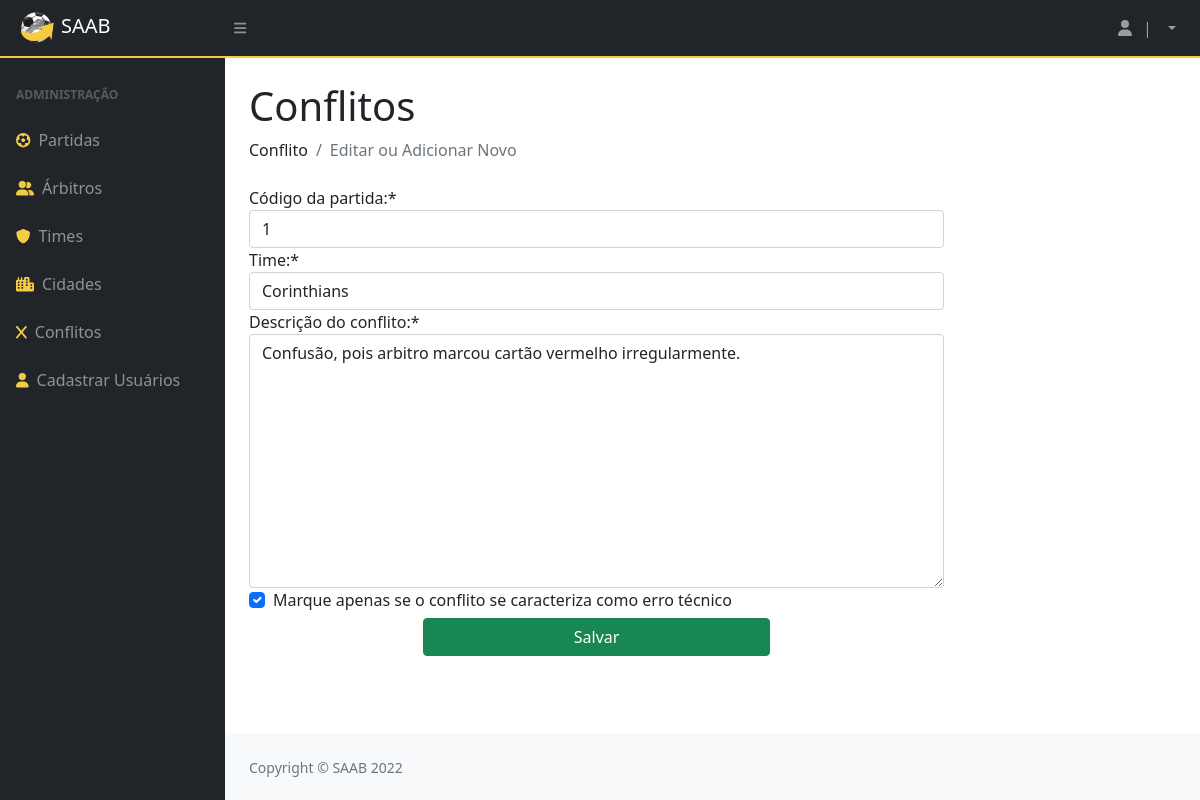
The app's page /updateConflito/4/ with its own data.
### privado/models.py (models this page shows)
class Conflito(models.Model):
    codigo = models.AutoField(primary_key=True)
    partida = models.ForeignKey(Partida, on_delete=models.CASCADE)
    time = models.ForeignKey(Time, on_delete=models.CASCADE)
    descricao = models.TextField(max_length=260)
    errotecnico = models.BooleanField()

### privado/views.py (the view)
# urls.py: path('updateConflito/<int:id>/', updateConflito, name="url_updateConflito"),
@has_permission_decorator('mexer_no_sistema')
def updateConflito(request, id):
    aval = Conflito.objects.get(pk=id)
    formConflito = ConflitoModelForm(request.POST or None, request.FILES or None, instance=aval)
    if formConflito.is_valid():
        formConflito.save()
        return redirect("/conflitos")
    pacote = {"form": formConflito}
    return render(request, "SAAB/formConflito.html", pacote)

### privado/forms.py
class ConflitoModelForm(ModelForm):
    class Meta:
        model = Conflito
        fields = ["partida", "time", "descricao", "errotecnico"]
        labels = {
            "partida": "Código da partida:",
            "time": "Time:",
            "descricao": "Descrição do conflito:",
            "errotecnico": "Marque apenas se o conflito se caracteriza como erro técnico",
        }

### privado/models.py (called while the page is built)
    def __str__(self):
        return (self.nome)

    def __str__(self):
        return str(self.codigo)

### privado/templates/SAAB/formConflito.html (shortened to what this page needs)
{% extends 'SAAB/layout.html' %}
{% block conteudo %}
{% load static %}
{% load crispy_forms_tags %}
<!DOCTYPE html>
<html lang="en">
<head>
  <head>
  </head>
</head>
<body>
  <h1 class="mt-4">Conflitos</h1>
  <ol class="breadcrumb mb-4">
    <li class="breadcrumb-item">Conflito</li>
    <li class="breadcrumb-item active">Editar ou Adicionar Novo</li>
  </ol>
  <form method="POST" class="w-75">
    {% csrf_token %} {{form|crispy}}
    <div class="w-100 text-center">
      <button type="submit" class="w-50 mt-1 btn btn-success">Salvar</button>
    </div>
  </form>
</body>
</html>
{% endblock %}

### records on screen
Conflito: partida "1", time "Corinthians", descricao "Confusão, pois arbitro marcou cartão vermelho irregularmente.", errotecnico "☑"
